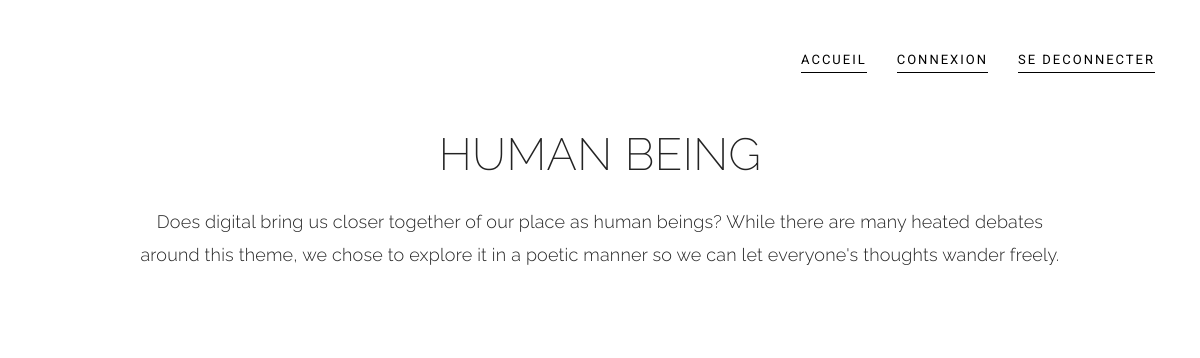
/project.php?id=2, run on the app's committed database.
### tables this page shows
CREATE TABLE IF NOT EXISTS `works` (
  `id` int(11) NOT NULL AUTO_INCREMENT,
  `title` varchar(256) NOT NULL,
  `description` varchar(10000) NOT NULL,
  PRIMARY KEY (`id`)
);

### php/code.php (called while the page is built, shortened)
<?php
require("database.php");
class Works {
    function get_project($id)
    {
        global $db;
        $request = "SELECT * FROM works WHERE id=$id";
        $resultat = $db->query($request);
        $project = $resultat->fetch();
        return($project);
    }
}
?>

### project.php (the view, shortened to what this page needs)
<?php
require("php/code.php");
$work = new Works;
$project = $work->get_project($_GET["id"]);
?>
<html lang="fr">
<head>
		<link href="css/bootstrap.min.css" rel="stylesheet">
		<link rel="stylesheet" href="https://maxcdn.bootstrapcdn.com/font-awesome/4.4.0/css/font-awesome.min.css">
		<link href="css/style.css" rel="stylesheet">
	</head>
	<body id="page-top" class="">
		<nav class="navbar navbar-default">
			<div class="container">
				<div class="navbar-header page-scroll">
					<a class="navbar-brand page-scroll" href="#page-top"></a>
				</div>
				<div class="navbar-collapse collapse in" id="bs-example-navbar-collapse-1" aria-expanded="true" style="">
					<ul class="nav navbar-nav navbar-right">
						<li>
							<a class="page-scroll" href="index.php">Accueil</a>
						</li>
						<li>
							<a class="page-scroll" href="login.php">Connexion</a>
						</li>
						<li>
                        <li>
                            <a class="page-scroll" href="logout.php">Se deconnecter</a>
                        </li>
					</ul>
				</div>
			</div>
		</nav>
		<div class="container">
			<div class="row">
				<div class="col-lg-12 text-center">
					<div class="section-title">
						<h2><?php echo($project["title"]); ?></h2>
						<p> <?php echo($project["description"]); ?></p>
					</div>
				</div>
			</div>
		</div>
</body></html>

### css/style.css (style rules this page uses)
body { margin: 0px; font-family: "Raleway", Sans-serif; }
h1, h2, h3, h4, h5, h6 { font-weight: 200; letter-spacing: 0.4px; font-family: "Raleway", Sans-serif; color: #232323; }
p { font-family: 'Raleway', sans-serif; font-size: 17px; font-weight: 300; line-height: 28px; letter-spacing: 0.2px; color: #252525; }
a, a:hover, a:focus, a:active, a.active { outline: 0; }
.navbar-default { background-color: #F1F1F1; border-color: transparent }
.navbar-default .navbar-brand { color: #fff; padding: 5px; }
.navbar-default .navbar-collapse { border-color: rgba(255,255,255,.02) }
.navbar-default .nav li a { font-family: "Roboto",sans-serif; text-transform: uppercase; font-size: 13px; font-weight: 400; letter-spacing: 2px; color: #000; border-bottom: 1px solid; border-color: #000; margin: 10px 15px; padding: 0 0 2px 0; }
@media (min-width:768px) { .navbar-default { background-color: transparent; padding: 40px 0 0px; -webkit-transition:padding .3s; -moz-transition:padding .3s; transition:padding .3s; border:0 } }
@media (min-width:768px) { .navbar-default .navbar-brand { font-size: 2em; -webkit-transition:all .3s; -moz-transition:all .3s; transition:all .3s padding: 0px; } }
@media (min-width:768px) { .navbar-nav>li>a { padding-top: 15px; padding-bottom: 4px; } }
.section-title { padding-bottom: 30px; }
.section-title h2 { font-size: 45px; text-transform: uppercase; }
.section-title p { font-size: 18px; font-weight: 300; line-height: 33px; margin: 25px 100px 30px 100px; }

### data on the page
works: title "HUMAN BEING", description "Does digital bring us closer together of our place as human beings? While there are many heated debates around this theme, we chose to explore it in a poetic manner so we can let everyone's thoughts wander freely."
